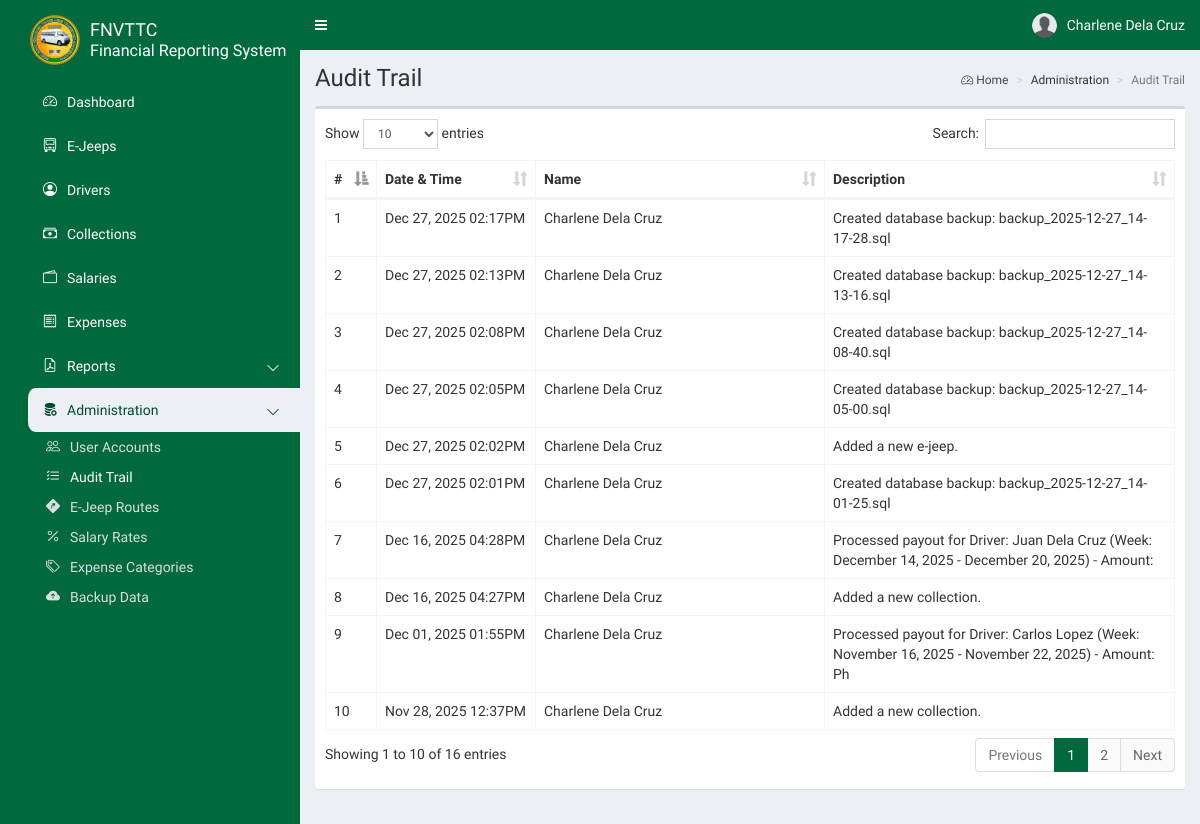
The app's page /frs-remote/admin/audittrail.php (signed in), older data.
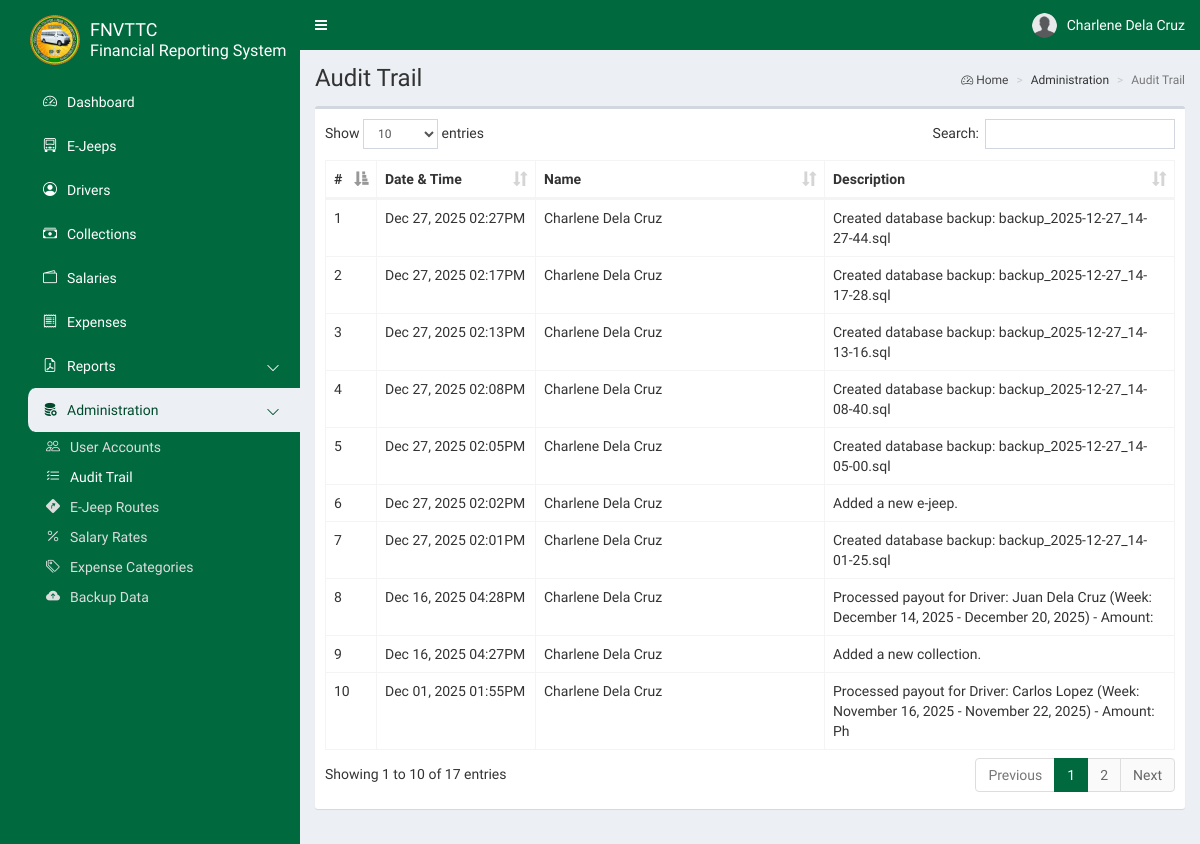
The same page, newer data.
### tables this page shows
CREATE TABLE `frs_trail` (
  `id` int(11) NOT NULL AUTO_INCREMENT,
  `user_id` int(11) NOT NULL,
  `description` varchar(100) NOT NULL,
  `date` datetime NOT NULL DEFAULT current_timestamp(),
  PRIMARY KEY (`id`),
  KEY `fk_trail_userid` (`user_id`),
  CONSTRAINT `fk_trail_userid` FOREIGN KEY (`user_id`) REFERENCES `frs_users` (`id`) ON DELETE NO ACTION ON UPDATE CASCADE
);

CREATE TABLE `frs_users` (
  `id` int(11) NOT NULL AUTO_INCREMENT,
  `first_name` varchar(50) NOT NULL,
  `last_name` varchar(50) NOT NULL,
  `email` varchar(50) NOT NULL,
  `password` char(32) NOT NULL,
  `type` int(1) NOT NULL,
  `image` varchar(100) NOT NULL,
  `address` varchar(100) NOT NULL,
  `contact` varchar(25) NOT NULL,
  `deleted` bit(1) NOT NULL DEFAULT b'0',
  PRIMARY KEY (`id`)
);

### frs-remote/config/config.php (called while the page is built, shortened)
<?php
class Connection {
    private $dbHost;
    private $dbUser;
    private $dbPass;
    private $dbName;
    public function __construct() {
        $this->dbHost = $_ENV['DB_HOST'];
        $this->dbUser = $_ENV['DB_USER'];
        $this->dbPass = $_ENV['DB_PASS'];
        $this->dbName = $_ENV['DB_NAME'];
    }
    public function getConnection() {
        try {
            $pdo = new PDO("mysql:host=" . $this->dbHost . ";dbname=" . $this->dbName, $this->dbUser, $this->dbPass);
            $pdo->setAttribute(PDO::ATTR_ERRMODE, PDO::ERRMODE_EXCEPTION);
            $pdo->setAttribute(PDO::ATTR_DEFAULT_FETCH_MODE, PDO::FETCH_ASSOC);
            return $pdo;
        }
        catch (Exception $e) {
            echo 'Error: ' . $e->getmessage();
        }
    }
}

### frs-remote/admin/audittrail.php (the view, shortened to what this page needs)
<?php
require_once '../config/config.php';
class Trail {
    private $db;
    public function __construct() {
        $conn = new Connection();
        $this->db = $conn->getConnection();
    }
    public function getData(){
        $trail_sql = "SELECT * FROM `frs_trail` AS a JOIN `frs_users` AS b ON a.`user_id` = b.`id` ORDER BY a.`date` DESC";
        $trail_stmt = $this->db->query($trail_sql);
        return $trail_stmt->fetchAll();
    }
}
$trail = new Trail();
$trails = $trail->getData();
?>
<!DOCTYPE html>
<html style="background-color: #00693e;">
<head>
<?php include '../common/head.php'; ?>
</head>
<body class="hold-transition skin-blue sidebar-mini">
    <div class="wrapper">
<?php include '../common/navbar.php'; ?>
<?php include '../common/sidebar.php'; ?>
        <div class="content-wrapper">
            <section class="content-header">
                <h1>Audit Trail</h1>
                <ol class="breadcrumb">
                    <li><a href="#"><i class="bi bi-speedometer2"></i> Home</a></li>
                    <li>Administration</li>
                    <li class="active">Audit Trail</li>
                </ol>
            </section>
            <section class="content">
                <div class="row">
                    <div class="col-xs-12">
                        <div class="box">
                            <div class="box-body table-responsive">
                                <table id="example1" class="table table-bordered">
                                    <thead>
                                        <tr>
                                            <th style="width: 12px; max-width: 12px !important;">#</th>
                                            <th style="width: 120px; max-width: 120px !important;">Date & Time</th>
                                            <th style="width: 250px; max-width: 250px !important;">Name</th>
                                            <th>Description</th>
                                        </tr>
                                    </thead>
                                    <tbody>
<?php
$id = 1;
foreach ($trails as $row) { ?>
<tr>
    <td><?php echo $id; ?></td>
    <td><?php echo (new DateTime($row['date']))->format('M d, Y h:iA'); ?></td>
    <td><?php echo $row['first_name'] . " " . $row['last_name']; ?></td>
    <td><?php echo $row['description']; ?></td>
</tr>
<?php $id++; } ?>
                                    </tbody>
                                </table>
                            </div>
                        </div>
                    </div>
                </div>
            </section>
        </div>
    </div>
</body>
</html>

Row changes from the older to the newer data that the page shows:
no longer on this page (row unchanged): frs_trail: date "Nov 28, 2025 12:37PM", user.first_name "Charlene", user.last_name "Dela Cruz", description "Added a new collection."
added frs_trail: date "Dec 27, 2025 02:27PM", user.first_name "Charlene", user.last_name "Dela Cruz", description "Created database backup: backup_2025-12-27_14-27-44.sql"
Text that changed along with them:
text written by a page script: "Show entries Search: Showing 1 to 10 of 16 entries Previous 1 2 Next" → "Show entries Search: Showing 1 to 10 of 17 entries Previous 1 2 Next"
